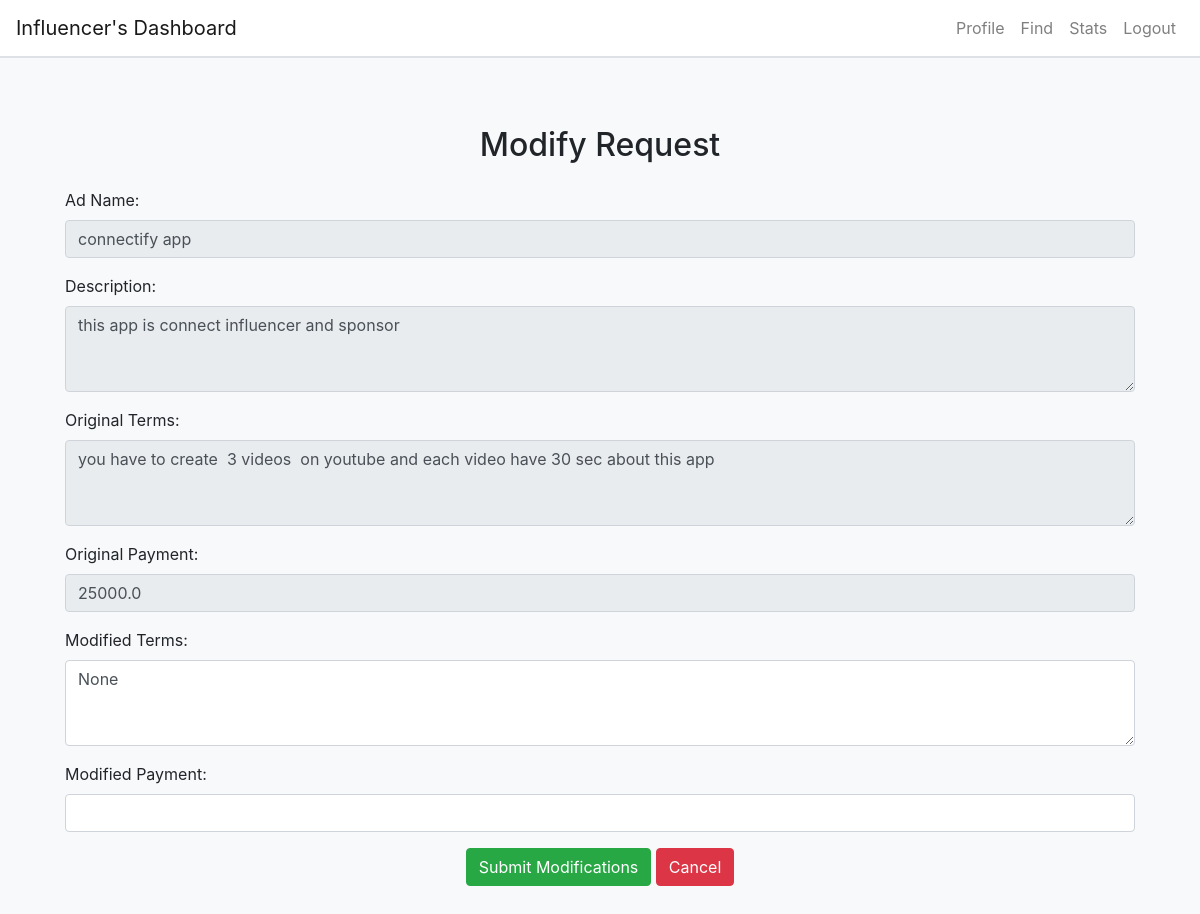
Page /modify_request/1 (signed in) on the committed database.
### app.py (models this page shows)
class AdRequest(db.Model):
    id = db.Column(db.Integer, primary_key=True)
    ad_name = db.Column(db.String(100), nullable=False)
    description = db.Column(db.String(500), nullable=False)
    terms = db.Column(db.String(500), nullable=True)
    payment = db.Column(db.Float, nullable=False)
    influencer_name = db.Column(db.String(100), nullable=True)
    influencer_id = db.Column(db.Integer, db.ForeignKey('influencers.id'), nullable=True)
    campaign_id = db.Column(db.Integer, db.ForeignKey('campaign.id'), nullable=False)
    negotiation_status = db.Column(db.String(20), nullable=False, default='no negotiation')
    modified_terms = db.Column(db.Text, nullable=True)
    modified_payment = db.Column(db.Float, nullable=True)
    created_by = db.Column(db.String(20), nullable=False)
    created_at = db.Column(db.DateTime, default=datetime.utcnow)
    campaign = db.relationship('Campaign', back_populates='ad_requests')
    sponsor_id = db.Column(db.Integer, db.ForeignKey('sponsors.id'), nullable=False)
    status = db.Column(db.String(50), default='pending')

### app.py (the view, shortened to what this page needs)
@app.route('/modify_request/<int:request_id>', methods=['GET', 'POST'])
def modify_request(request_id):
    if 'user_id' not in session or session.get('user_role') != 'influencer':
        flash('You need to log in first.', 'warning')
        return redirect(url_for('login'))
    user_role=session.get('user_role')
    ad_request = AdRequest.query.get_or_404(request_id)
    return render_template('modify_request.html', request=ad_request, user_role=user_role)

### templates/modify_request.html
{% extends "base.html" %} {% block title %}Modify Request{% endblock %} {% block
content %}
<div class="container mt-5">
  <h2 class="text-center">Modify Request</h2>
  <div class="campaign-detail mt-4">
    <form
      method="POST"
      action="{{ url_for('modify_request', request_id=request.id) }}"
    >
      <div class="form-group">
        <label for="ad_name">Ad Name:</label>
        <input
          type="text"
          class="form-control"
          id="ad_name"
          name="ad_name"
          value="{{ request.ad_name }}"
          readonly
        />
      </div>
      <div class="form-group">
        <label for="description">Description:</label>
        <textarea
          class="form-control"
          id="description"
          name="description"
          rows="3"
          readonly
        >
{{ request.description }}</textarea
        >
      </div>
      <div class="form-group">
        <label for="terms">Original Terms:</label>
        <textarea
          class="form-control"
          id="terms"
          name="terms"
          rows="3"
          readonly
        >
{{ request.terms }}</textarea
        >
      </div>
      <div class="form-group">
        <label for="payment">Original Payment:</label>
        <input
          type="number"
          class="form-control"
          id="payment"
          name="payment"
          value="{{ request.payment }}"
          readonly
        />
      </div>
      <div class="form-group">
        <label for="modified_terms">Modified Terms:</label>
        <textarea
          class="form-control"
          id="modified_terms"
          name="modified_terms"
          rows="3"
          required
        >
{{ request.modified_terms }}</textarea
        >
      </div>
      <div class="form-group">
        <label for="modified_payment">Modified Payment:</label>
        <input
          type="number"
          class="form-control"
          id="modified_payment"
          name="modified_payment"
          value="{{ request.modified_payment }}"
          required
        />
      </div>
      <div class="form-group text-center">
        <button type="submit" class="btn btn-success">
          Submit Modifications
        </button>
        <a href="{{ url_for('influencer_profile') }}" class="btn btn-danger"
          >Cancel</a
        >
      </div>
    </form>
  </div>
</div>
{% endblock %}

### templates/base.html (style rules this page uses)
body { background-color: #f8f9fa; }

### rows in the picture
AdRequest: ad_name "connectify app", description "this app is connect influencer and sponsor", terms "you have to create 3 videos on youtube and each video have 30 sec about this app", payment "25000.0", modified_terms "None"
